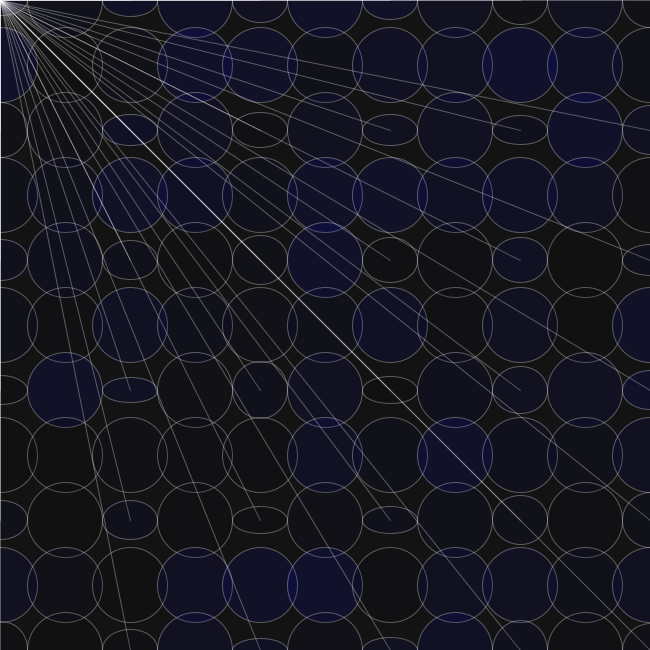
Frame 1 (no input)
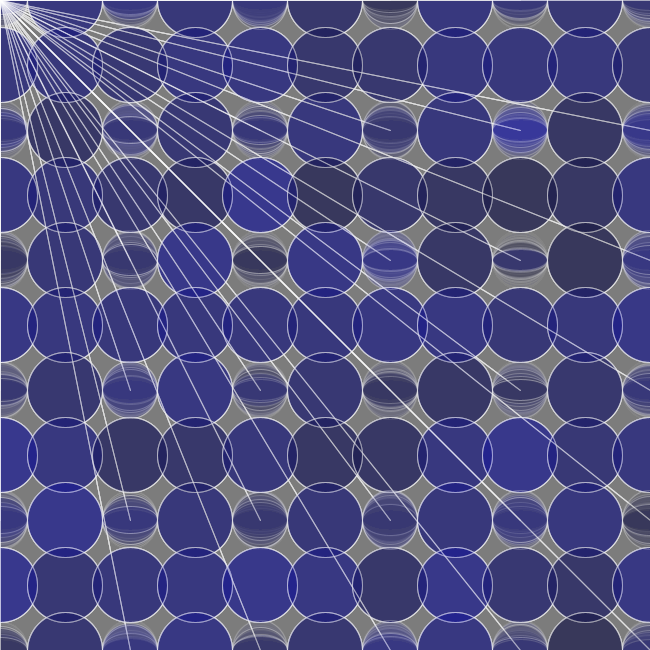
Frame 60 (the mouse pressed at the canvas centre just before this capture)
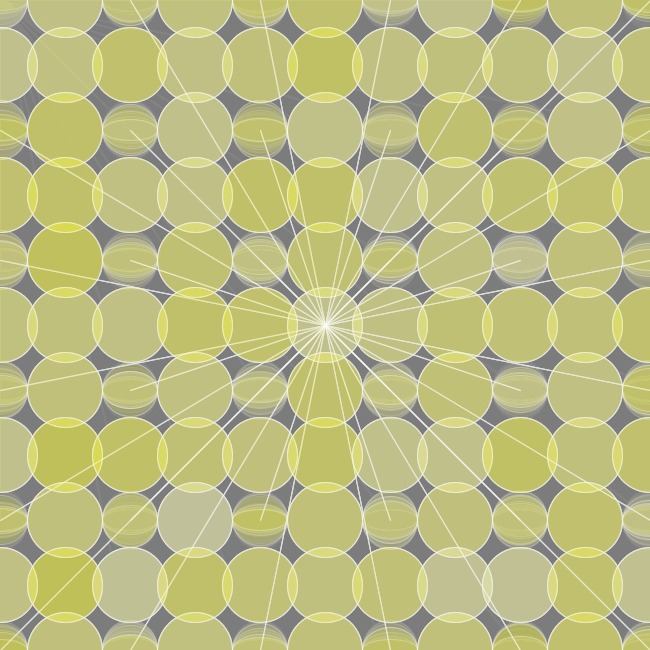
Frame 120 (the mouse held since frame 60 and released just before this capture)

The Processing sketch that drew these frames (run headless with seeded random() and noise(); from frame 60 on, the mouse is pressed at the canvas centre):

// Processing sketch: processing_165120
// ── processing_165120.pde

void setup() {
  size(650, 650);
  background(5);
  smooth();
}

void draw(){
  fill(125,30);
  noStroke();
  rect(0,0,width,height);
  
  for (int x=0; x<=width; x+=65) {
    for (int y=0; y<=height; y+=65) {
      
   if ((x % 10) == 0 &&(y % 10) == 0) {
     line(x,y,mouseX,mouseY);
      stroke(255,80);
      fill(mouseX,mouseY,random(1,225),30);
      ellipse(x,y,55,random(20,60));
   }
      else{
      stroke(255,80);
      fill(mouseX,mouseY,random(1,225),30);
      ellipse(x,y,75,75);
   }
  }
 }
}
